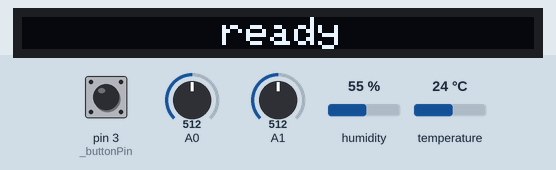
A sketch run on a simulated Arduino Uno, built with avr-gcc and run on an emulated ATmega328P. Shown: 128×8 one-colour display. Inputs (shaded band) come from the test bench; at power-on: pin 3 (_buttonPin) HIGH, temperature 24 °C, A0 = 512, A1 = 512, humidity 55 %. The display library's start-up logo is not drawn; the local clock reads 2024-03-15 10:24:30 at power-on unless the sketch sets it; storage starts empty.

Above: at 3.7 s.
3.8 s: pin 3 (_buttonPin) pulled LOW for 0.15 s
6.9 s: pin 3 (_buttonPin) pulled LOW for 3.2 s
At 12.9 s:
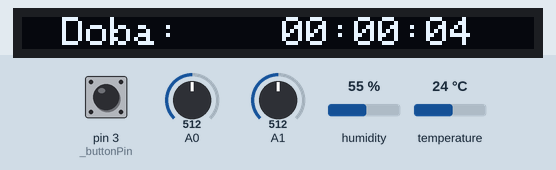
At 14.8 s:
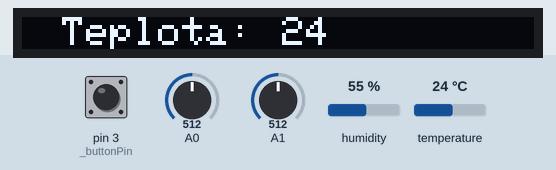
19.1 s: temperature set to 12 °C
22.1 s: A0 set to 340
At 27.7 s:
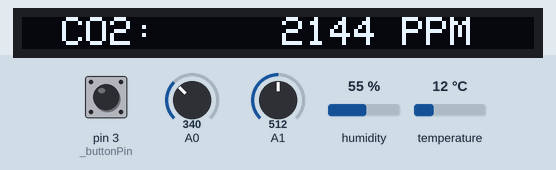
Timing chart, 0 to 29.2 s (numbered marks = the images above; inputs shaded):
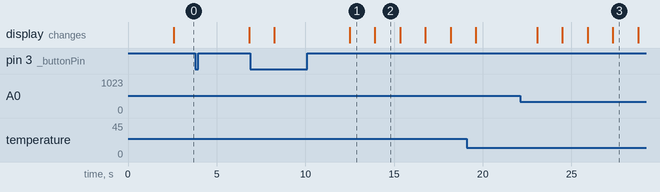

The sketch:

measurement.ino
```cpp
#include <SPI.h>
#include <SD.h>
#include <SimpleDHT.h>
#include <RTClib.h>
#include <Adafruit_GFX.h>
#include <Adafruit_SSD1306.h>

// constants -----------------------------------

const byte pinDHT11 = 2;
const byte chipSelect = 10;
const int _measurementPeriod = 10000; //perioda mereni v ms
const TimeSpan _measurementLength(0, 10, 0, 0); //delka mereni v dny, hodiny, minuty, sekundy
const byte co2Zero = 55;
const byte _buttonPin = 3;

const int _screenWidth = 128;
const byte _screenHeight = 8;
const byte _oledReset = 4;
const byte _screenAddress = 0x3C;

// ---------------------------------------------


// global variables ----------------------------

RTC_DS1307 _RTC;

TimeSpan _measurementDuration;
TimeSpan _readyDuration;
DateTime _enterReady;
DateTime _startTime;

bool _RUN = true;
bool _buttonPressed = false;

enum : byte
{
  STARTUP,
  ENTER_READY,
  READY,
  START,
  RUNNING,
  INTERRUPTED,
} _statusOfMeasurement;

char _buff[10 + 1];

SimpleDHT11 dht11(pinDHT11);

Adafruit_SSD1306 _display(_screenWidth, _screenHeight, &Wire, _oledReset);

char _dataFileName[34];

// ---------------------------------------------


void setup() {

  delay(1000);

  _RTC.begin();
  delay(500);

  delay(500);

  _statusOfMeasurement = ENTER_READY;

  pinMode(_buttonPin, INPUT_PULLUP);
  attachInterrupt(digitalPinToInterrupt(_buttonPin), buttonPressed, HIGH);

  _buff[sizeof(_buff)-1] = '\0';

  if (!SD.begin(chipSelect))
  {
    return;
  }
  delay(500);

  if (!solveDataFileName())
  {
    // fallback kdyz nemuzeme vytvorit spravne jmeno datoveho souboru
    _dataFileName[0] = '\0';
    strncat(_dataFileName, "datalog.txt", sizeof(_dataFileName) - 1);
  }

  File dataFile = SD.open(_dataFileName, FILE_WRITE);
  if(dataFile)
  {
    char header[48];
    header[0] = '\0';
    strncat(header, "cas,teplota[°C],vlhkost[%],CO2[ppm],CO[-]", sizeof(header) - 1);

    dataFile.println(header);
    dataFile.close();
  }

  _display.begin(SSD1306_SWITCHCAPVCC, _screenAddress);
  _display.display();
  _display.setTextSize(1);
  _display.setTextColor(WHITE);
  _display.clearDisplay();

  _startTime = _RTC.now();
}


void loop() {

  if (!_RUN)
  {
    delay(2000);
    return;
  }

  if (_statusOfMeasurement == ENTER_READY)
  {
    _enterReady = _RTC.now();
    _statusOfMeasurement = READY;
    return;
  }
  else if (_statusOfMeasurement == READY) // mereni pripraveno
  {
    if (_buttonPressed)
    {
      delay(100);
      _readyDuration = _readyDuration + (_RTC.now() - _enterReady);
      _buttonPressed = false;
      _statusOfMeasurement = START;
      return;
    }
    else
    {
      _buff[0] = '\0';
      strncat(_buff, "ready", sizeof(_buff) - 1);
      displayMsg();
      delay(2000);
      return;
    }
  }
  else if (_statusOfMeasurement == START) // start mereni
  {
    _statusOfMeasurement = RUNNING;
    return;
  }
  else if (_statusOfMeasurement == RUNNING) // mereni probiha
  {
    if (_buttonPressed)
    {
      delay(100);
      _buttonPressed = false;
      _statusOfMeasurement = INTERRUPTED;
      return;
    }
    else
    {
      // nothing here
    }
  }
  else if (_statusOfMeasurement == INTERRUPTED) // mereni preruseno
  {
    _statusOfMeasurement = ENTER_READY;
    return;
  }

  _measurementDuration = _RTC.now() - _startTime;

  if (_measurementDuration.totalseconds() - _readyDuration.totalseconds() < _measurementLength.totalseconds())
  {
    byte temperature = 0;
    byte humidity = 0;
    int co2ppm = 0;
    int coValue = 0;

    measureDht11(&temperature, &humidity);
    measureCo2Co(co2ppm, coValue);

    storeMeasurement(temperature, humidity, co2ppm, coValue);

    for(byte i = 0; i <= 5 ; ++i)
    {
      if(_buttonPressed)
        break;

      _display.clearDisplay();
      delay(100);
      displayMeasurement(i, temperature, humidity, co2ppm, coValue >= 220 ? true : false);
      delay((_measurementPeriod - 2000 - 100) / 6);
    }
  }
  else
  {
    _buff[0] = '\0';
    strncat(_buff, "KONEC", sizeof(_buff)-1);
    displayMsg();

    _RUN = false;
  }
}

void measureDht11(byte* temperature, byte* humidity)
{
  int err = SimpleDHTErrSuccess;
  if ((err = dht11.read(temperature, humidity, NULL)) != SimpleDHTErrSuccess)
  {
  }
}

void measureCo2Co(int& co2ppm, int& coValue)
{
  int co2now[10];
  int co2raw = 0;
  int co2comp = 0;

  for (int x = 0; x < 10; ++x)                  //mereni 10x behem 2s
  {
    co2now[x] = analogRead(A0);
    delay(200);
  }

  //vypocet prumeru
  int sum = 0;
  for(int x = 0; x < 10; ++x)
  {
    sum += co2now[x];
  }
  co2raw = sum/10;

  co2comp = co2raw - co2Zero;
  co2ppm = map(co2comp, 0, 1023, 400, 5000);


  coValue = analogRead(A1);
}

void storeMeasurement(byte temperature, byte humidity, int co2ppm, int coValue)
{
  File dataFile = SD.open(_dataFileName, FILE_WRITE);
  if(dataFile)
  {
    DateTime now = _RTC.now();
    snprintf(_buff, sizeof(_buff), "%02d:%02d:%02d", now.hour(), now.minute(), now.second());
    dataFile.print(_buff);
    dataFile.print(",");
    dataFile.print(temperature, DEC);
    dataFile.print(",");
    dataFile.print(humidity, DEC);
    dataFile.print(",");
    dataFile.print(co2ppm, DEC);
    dataFile.print(",");
    dataFile.print(coValue);
    //dataFile.print(",");
    //dataFile.print(hsFreeMemory(), DEC);
    dataFile.println("");

    dataFile.close();
  }
}

void displayMeasurement(byte what, byte temperature, byte humidity, int co2ppm, bool coPresence)
{
  char airQuality[16];
  airQuality[0] = '\0';

  if (co2ppm > 2000)
  {
    strncat(airQuality, "SMRT", sizeof(airQuality) - 1);
  }
  else if (co2ppm > 1000 && co2ppm < 2000)
  {
    strncat(airQuality, "vyvetrat!", sizeof(airQuality) - 1);
  }
  else if (co2ppm > 500 && co2ppm < 1000)
  {
    strncat(airQuality, "prijatelna", sizeof(airQuality) - 1);
  }
  else if (co2ppm > 350 && co2ppm < 500)
  {
    strncat(airQuality, "vyborna", sizeof(airQuality) - 1);
  }

  if (what == 0)
  {
    char doba[16];
    TimeSpan dur = _measurementDuration - _readyDuration;
    doba[sizeof(doba) - 1] = '\0';
    snprintf(doba, sizeof(doba) - 1, "%02d:%02d:%02d", dur.hours(), dur.minutes(), dur.seconds());
    _display.setCursor(10,0);
    _display.println("Doba:");
    _display.setCursor(65,0);
    _display.println(doba);
  }
  else if (what == 1)
  {
    _display.setCursor(10,0);
    _display.println("Teplota:");
    _display.setCursor(65,0);
    _display.println(temperature, DEC);
    _display.println(" C");
  }
  else if (what == 2)
  {
    _display.setCursor(10,0);
    _display.println("Vlhkost:");
    _display.setCursor(65,0);
    _display.print(humidity, DEC);
    _display.println(" %");
  }
  else if (what == 3)
  {
    _display.setCursor(10,0);
    _display.println("CO2:");
    _display.setCursor(65,0);
    _display.print(co2ppm, DEC);
    _display.println(" PPM");
  }
  else if (what == 4)
  {
    _display.setCursor(10,0);
    _display.println("CO:");
    _display.setCursor(65,0);
    _display.println(coPresence ? "Nebezpeci" : "OK");
  }
  else if (what == 5)
  {
    _display.setCursor(10,0);
    _display.println("Kvalita:");
    _display.setCursor(65,0);
    _display.println(airQuality);
  }

  /*else if (what == 6)
  {
    _display.setCursor(10,0);
    _display.println("Memory:");
    _display.setCursor(65,0);
    _display.print(hsFreeMemory(), DEC);
    _display.println(" B");
  }*/

  _display.display();
}

void displayMsg()
{
  _display.clearDisplay();
  _display.setCursor(50,0);
  _display.println(_buff);
  _display.display();
}

void buttonPressed()
{
  _buttonPressed = true;
}

bool solveDataFileName()
{
  // vytvori jmeno pro novy datalog file a zajisti, ze adresare existuji
  // cesta k souboru je tvorena datumem a casem:
  // hs/{yyyymmdd}/{hhmmss}/datalog.txt

  DateTime curTime = _RTC.now();

  snprintf(_dataFileName, sizeof(_dataFileName), "hs/%04d%02d%02d/%02d%02d%02d",
    curTime.year(), curTime.month(), curTime.day(),
    curTime.hour(), curTime.minute(), curTime.second());
  if (!SD.exists(_dataFileName))
  {
    if (!SD.mkdir(_dataFileName))
    {
      return false;
    }
  }

  strncat(_dataFileName, "/datalog.txt", sizeof(_dataFileName) - strlen(_dataFileName));
  if (SD.exists(_dataFileName))
  {
    SD.remove(_dataFileName); // v jedne sekunde muze zacit pouze jedno mereni => vzdy novy datalog file
  }

  return true;
}
```

Measured:
- after the input at 6.9 s, the display: first changes after 1.4 s (image 1 shows a later state)
- what the display in image 1 shows lasts 1.4 s, from 12.5 s to 13.9 s
